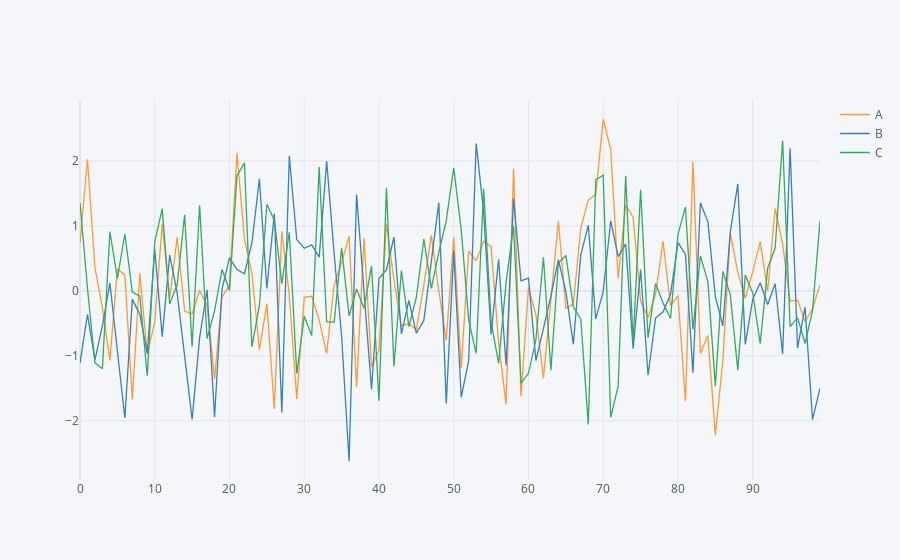

Notebook code for this chart:
### Code cell
df.iplot() #y axis is column values and x axis is row index
